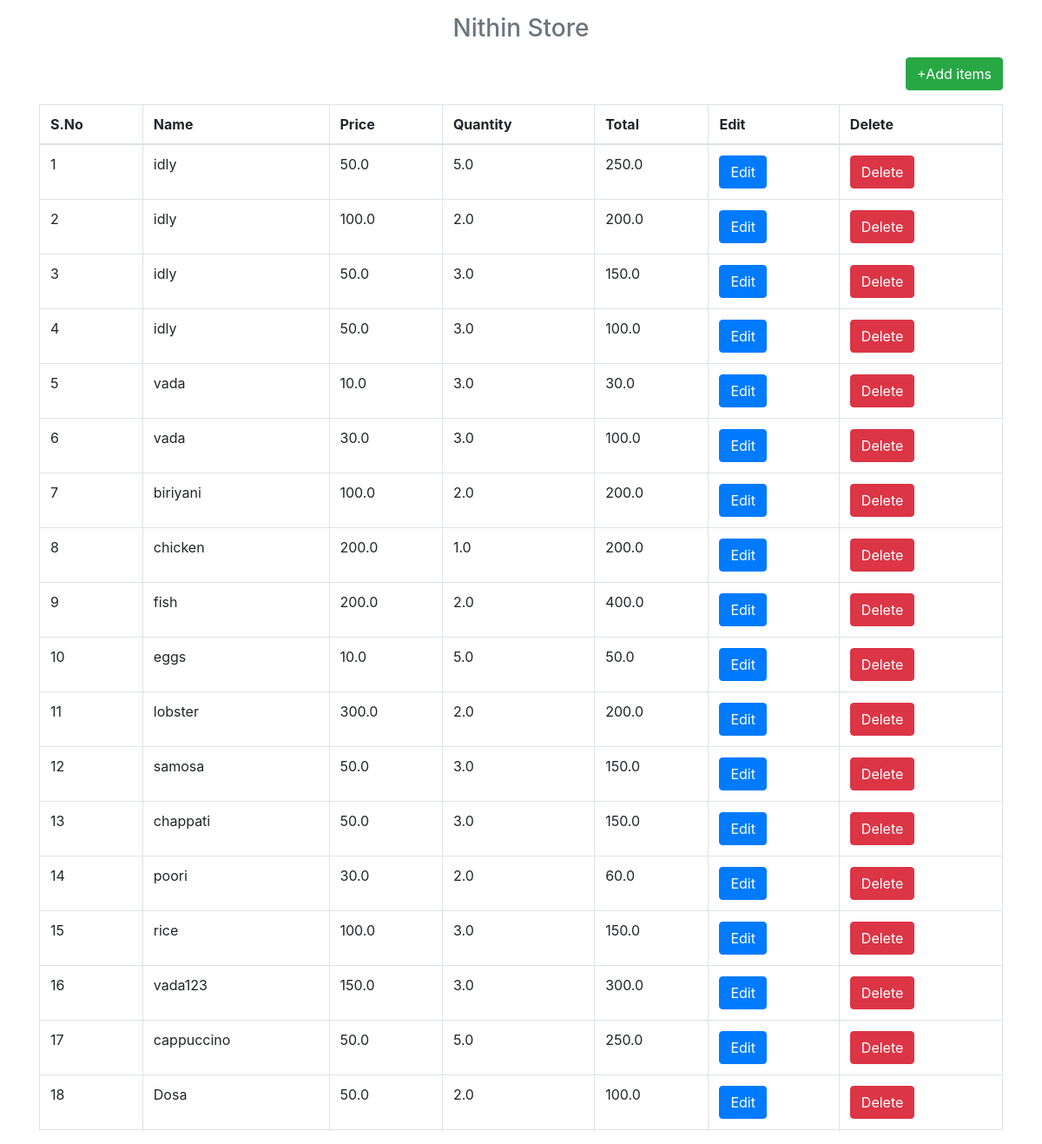
The app's page /show_all, older data.
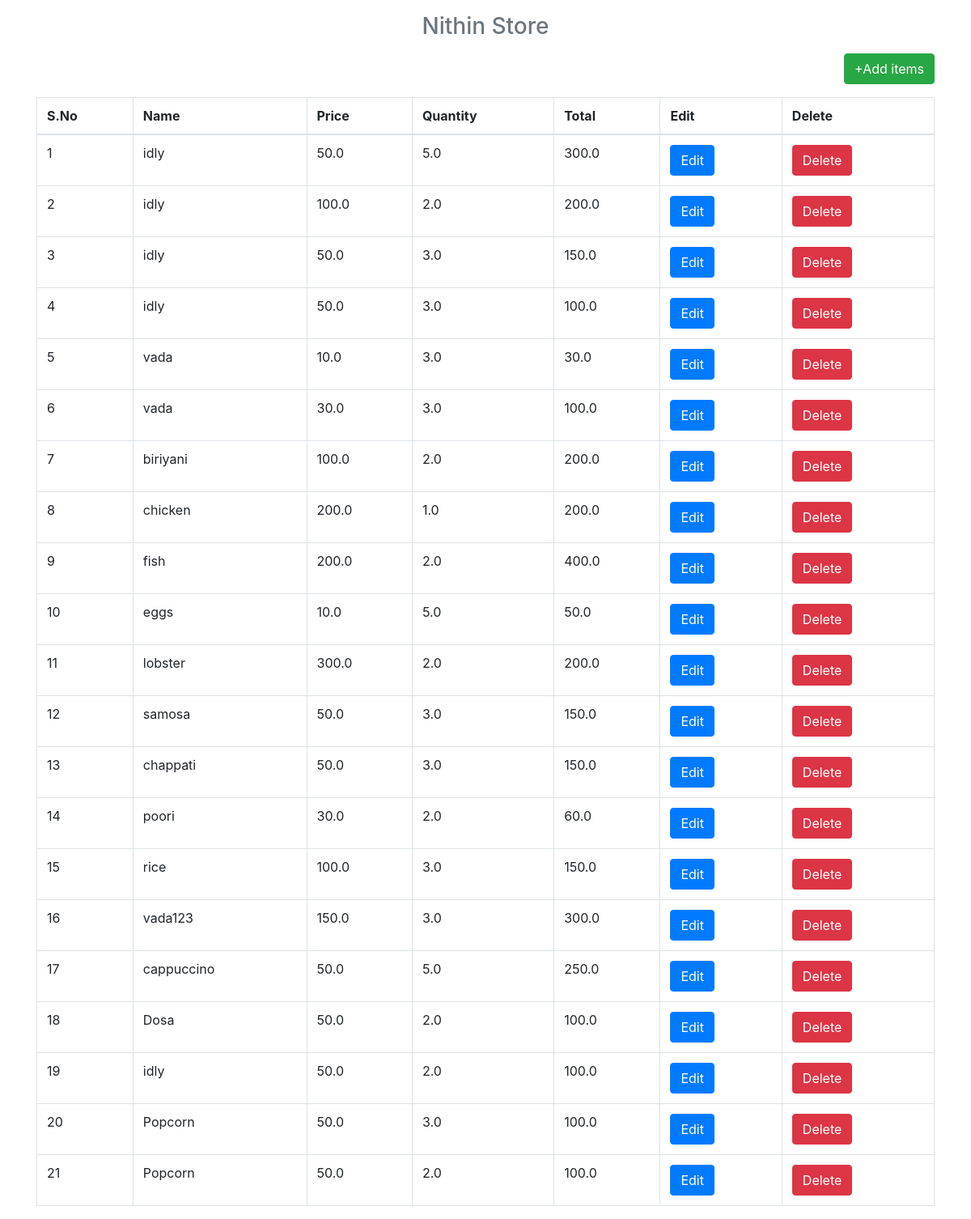
The same page, newer data.
### building_user_login_system/finish/app.py (models this page shows)
class carts(db.Model):
   id = db.Column(db.Integer, primary_key = True)
   name = db.Column(db.String(100))
   price = db.Column(db.Float(100))
   quantity = db.Column(db.Float(100))
   total = db.Column(db.Float(100))

### building_user_login_system/finish/app.py (the view)
@app.route('/show_all')
def show_all():
   return render_template('show_all.html', items = carts.query.all() )

### building_user_login_system/finish/templates/show_all.html
{% extends 'layout.html' %}
{% block body %}
  <h3 class='text-center text-muted mb-3'>Nithin Store</h3>
  <p class='text-right'><a href='{{url_for("add_item")}}' class='btn btn-success '>+Add items</a></p>
  <table class='table table-bordered'>
    <thead>
      <th>S.No</th>
      <th>Name</th>
      <th>Price</th>
      <th>Quantity</th>
      <th>Total</th>
      <th>Edit</th>
      <th>Delete</th>
    </thead>
    <tbody>
      {% for row in items %}
        <tr>
          <td>{{loop.index}}</td>
          <td>{{row.name}}</td>
          <td>{{row.price}}</td>
          <td>{{row.quantity}}</td>
          <td>{{row.total}}</td>
          <td><a href='{{url_for("edit",id=row.id)}}' class='btn btn-primary'>Edit</a></td>
          <td><a href='{{url_for("delete",id=row.id)}}' class='btn btn-danger' onclick='return confirm("Are You Sure")'>Delete</a></td>
        </tr>
      {%endfor%}
    </tbody>
  </table>
{% endblock %}

Row changes from the older to the newer data that the page shows:
changed carts (number 1 of 21 on the later page): total "250.0" → "300.0"
added carts: name "idly", price "50.0", quantity "2.0", total "100.0"
added carts: name "Popcorn", price "50.0", quantity "3.0", total "100.0"
added carts: name "Popcorn", price "50.0", quantity "2.0", total "100.0"
